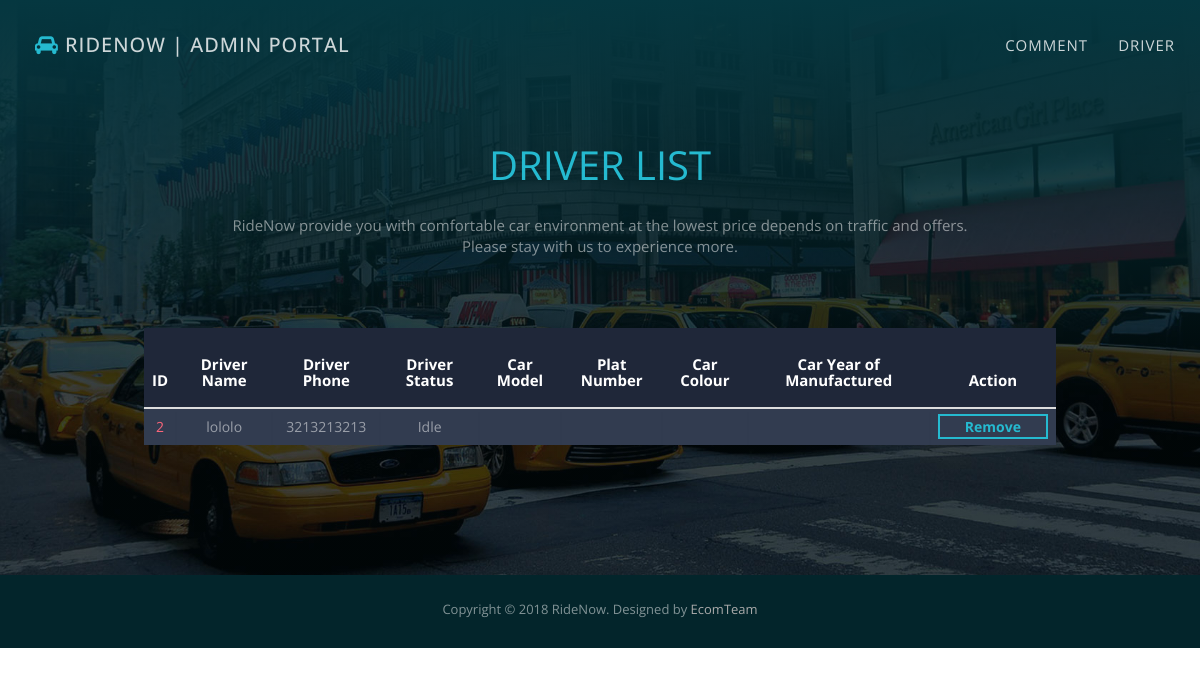
Before: /listDriver.php with the older database file.
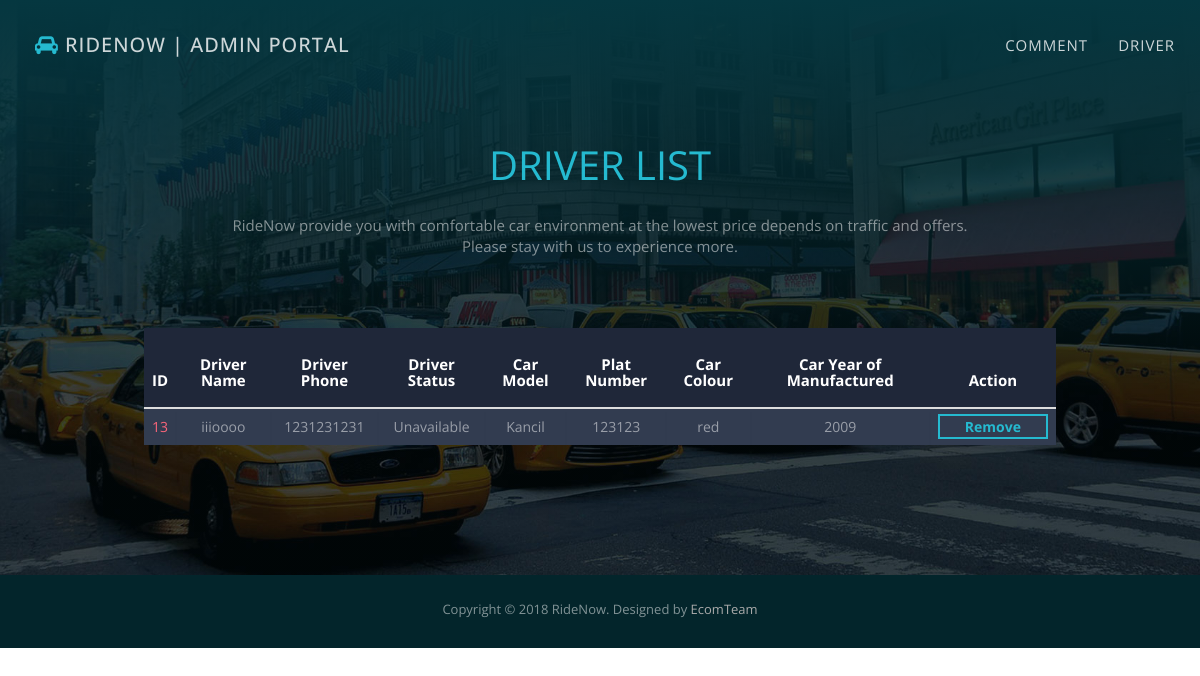
After: the same page with the newer database file.
### tables this page shows
CREATE TABLE `driver` (
  `driverID` int(11) NOT NULL,
  `driverName` varchar(50) NOT NULL,
  `driverPhone` varchar(50) NOT NULL,
  `password` varchar(50) NOT NULL,
  `carID` int(11) NOT NULL,
  `driverStatus` varchar(20) DEFAULT 'Idle',
  `carType` varchar(20) NOT NULL,
  `platNo` varchar(10) NOT NULL,
  `colour` varchar(20) NOT NULL,
  `year` varchar(10) NOT NULL
);

### listDriver.php (the view, shortened to what this page needs)
<?php
$conn = OpenCon();
?>
<!DOCTYPE html>
<html lang="en">
<head>
<link rel="stylesheet" type="text/css"  href="css/bootstrap.css">
<link rel="stylesheet" type="text/css" href="fonts/font-awesome/css/font-awesome.css">
<link rel="stylesheet" type="text/css"  href="css/style.css">
<link rel="stylesheet" type="text/css" href="css/prettyPhoto.css">
</head>
<body id="page-top" data-spy="scroll" data-target=".navbar-fixed-top">
<nav id="menu" class="navbar navbar-default navbar-fixed-top">
  <div class="container">
    <div class="navbar-header">
      <a class="navbar-brand page-scroll" href="index.php"><i class="fa fa-car"></i> RideNow | Admin Portal</a>
    </div>
    <div class="collapse navbar-collapse" id="bs-example-navbar-collapse-1">
      <ul class="nav navbar-nav navbar-right">
        <li><a href="listComplaint.php" class="page-scroll" style="font-size: 15px ;">Comment</a></li>
        <li><a href="listDriver.php" class="page-scroll" style="font-size: 15px ;">Driver</a></li>
      </ul>
    </div>
  </div>
</nav>
<div id="contact" class="text-center">
  <div class="overlay">
    <div class="container">
      <div class="col-md-8 col-md-offset-2 section-title">
        <h2>Driver List</h2>
        <p>RideNow provide you with comfortable car environment at the lowest price depends on traffic and offers. Please stay with us to experience more.</p>
      </div>
      <table class="table">
      <thead>
        <tr>
          <th><h1>ID</h1></th>
          <th><h1>Driver Name</h1></th>
          <th><h1>Driver Phone</h1></th>
          <th><h1>Driver Status</h1></th>
          <th><h1>Car Model</h1></th>
          <th><h1>Plat Number</h1></th>
          <th><h1>Car Colour</h1></th>
          <th><h1>Car Year of Manufactured</h1></th>
          <th><h1>Action</h1></th>
        </tr>
      </thead>
      <tbody>
     <?php
        $sqlgetloc = "select * from driver WHERE driverStatus != 'Complained'";
        $run_getloc= mysqli_query($conn,$sqlgetloc);
        while( $row = mysqli_fetch_array($run_getloc)) {
          echo "<tr>";
          echo "<td>".$row['driverID']."</td>";
          echo "<td>".$row['driverName']."</td>";
          echo "<td>".$row['driverPhone']."</td>";
          echo "<td>".$row['driverStatus']."</td>";
          echo "<td>".$row['carType']."</td>";
          echo "<td>".$row['platNo']."</td>";
          echo "<td>".$row['colour']."</td>";
          echo "<td>".$row['year']."</td>";
          echo "<td><a class='bookBtn' href=\"removeDriver.php?driverID=$row[driverID]\">Remove</a></td>";
          echo "</tr>";
      }
?>
      </tbody>
    </table>
      </div>
    </div>
</div>
<div id="footer">
  <div class="container text-center">
    <div class="fnav">
      <p>Copyright &copy; 2018 RideNow. Designed by<a href="" rel="nofollow"> EcomTeam</a></p>
    </div>
  </div>
</div>
</body>
</html>

Changed rows visible on the page:
no longer on this page (row edited): driver: driverID "2", driverName "lololo", driverPhone "3213213213", driverStatus "Idle"
added driver: driverID "13", driverName "iiioooo", driverPhone "1231231231", driverStatus "Unavailable", carType "Kancil", platNo "123123", colour "red", year "2009"
